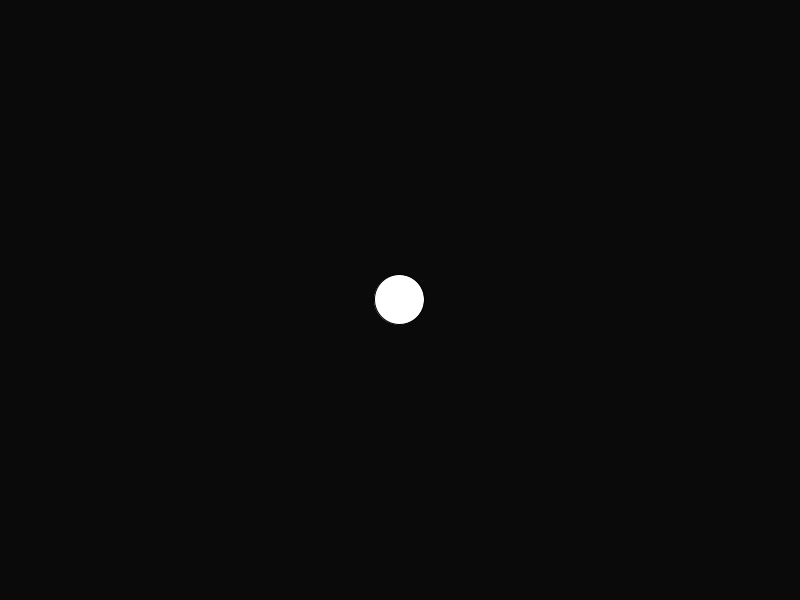
Frame 1 (no input)
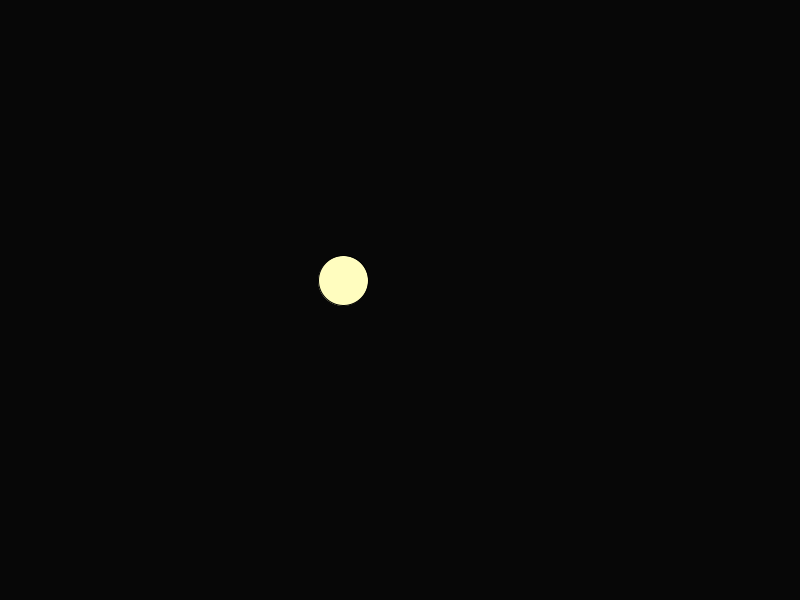
Frame 60 (the mouse pressed at the canvas centre just before this capture)
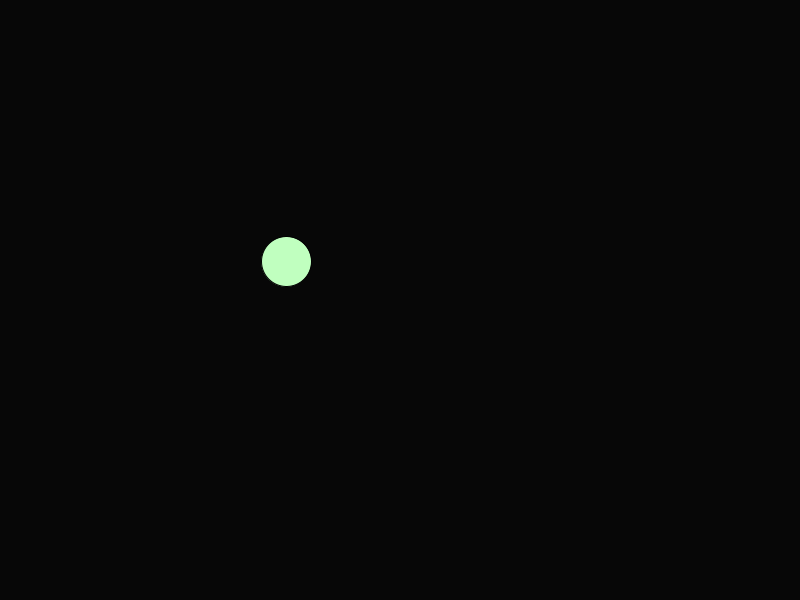
Frame 120 (the mouse held since frame 60 and released just before this capture)

The Processing sketch that drew these frames (run headless with seeded random() and noise(); from frame 60 on, the mouse is pressed at the canvas centre):

// Processing sketch: OOP
// ── OOP.pde
Ball b; //declare a new object of the Ball class

void setup() {
  size(800, 600);
  b = new Ball(); //initialize our new ball called b
}

void draw() {
  background(10);
  colorMode(HSB, 360, 100, 100, 100);
  b.move();
  b.bounce();
  b.display();
  b.colorchanging();
}

class Ball {
  // properties of Ball class
  float sz;
  PVector loc, velo;

  Ball() {
    sz = 50;
    loc = new PVector(width/2, height/2);
    velo = PVector.random2D();
  }

  void display() {
    ellipse(loc.x, loc.y, sz, sz);
  }

  void move () {
    loc.add(velo);
  }

  void bounce() {
    if (loc.x + sz/2 > width || loc.x - sz/2 < 0) {
      velo.x *= -1;
    }

    if (loc.y + sz/2 > height || loc.y - sz/2 < 0) {
      velo.y *= -1;
    }
  }
  
  void colorchanging() {
    fill(frameCount%360, 25, 100);
  }
}
